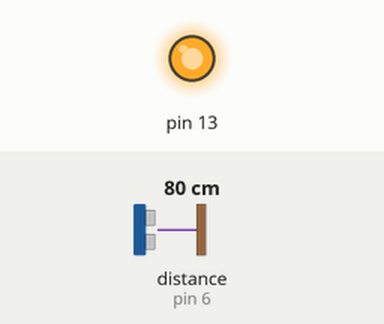
The sketch below on a simulated Arduino Uno, built with avr-gcc and run on an emulated ATmega328P. Shown: output pins drawn as LEDs (lit = HIGH). Wiring (inferred from the names in the program): ultrasonic range finder: trigger pin 7; echo pin 6. The test bench sets the inputs (shaded band); at power-on: distance to the obstacle (sensor on pin 6) 80 cm. The echo pulse lasts 58.3 µs per cm; pins used as bus, display or sensor lines are not drawn; what the sketch prints to the serial monitor is not drawn.

Above: at 0.1 s.
Timing chart, 0 to 1.6 s (numbered marks = the images above):
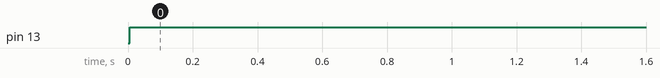

Measured:
- by itself, pin 13: LOW → HIGH at 0.01 s

The sketch:

Ultrasonic_Sensor.ino
```cpp
const int pingPin = 7; // Trigger Pin of Ultrasonic Sensor
const int echoPin = 6; // Echo Pin of Ultrasonic Sensor
char userImput;

void setup() {
    Serial.begin(9600); // reenable serial again
    pinMode(13, OUTPUT);
}


void loop() {
    long duration, mm;
    pinMode(pingPin, OUTPUT);
    digitalWrite(pingPin, LOW);
    delayMicroseconds(2);
    digitalWrite(pingPin, HIGH);
    delayMicroseconds(10);
    digitalWrite(pingPin, LOW);
    pinMode(echoPin, INPUT);
    duration = pulseIn(echoPin, HIGH);;
    mm = microsecondsToCentimeters(duration);
    Serial.print(mm);
    Serial.println();
    digitalWrite(13, HIGH);   // turn the LED on (HIGH is the voltage level)
    delay(500);
}
long microsecondsToCentimeters(long microseconds) {
   return microseconds/2.9/2;
}
```
